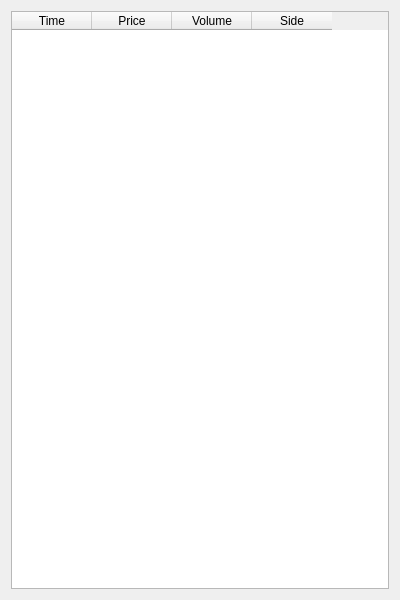
<?xml version="1.0" encoding="UTF-8"?>
<ui version="4.0">
 <class>TradeWidget</class>
 <widget class="QWidget" name="TradeWidget">
  <property name="geometry">
   <rect>
    <x>0</x>
    <y>0</y>
    <width>400</width>
    <height>600</height>
   </rect>
  </property>
  <property name="windowTitle">
   <string>Recent Trades</string>
  </property>
  <layout class="QVBoxLayout" name="verticalLayout">
   <item>
    <widget class="QTableWidget" name="trade_table">
     <property name="columnCount">
      <number>4</number>
     </property>
     <attribute name="horizontalHeaderDefaultSectionSize">
      <number>80</number>
     </attribute>
     <column>
      <property name="text">
       <string>Time</string>
      </property>
     </column>
     <column>
      <property name="text">
       <string>Price</string>
      </property>
     </column>
     <column>
      <property name="text">
       <string>Volume</string>
      </property>
     </column>
     <column>
      <property name="text">
       <string>Side</string>
      </property>
     </column>
    </widget>
   </item>
  </layout>
 </widget>
 <resources/>
 <connections/>
</ui>
